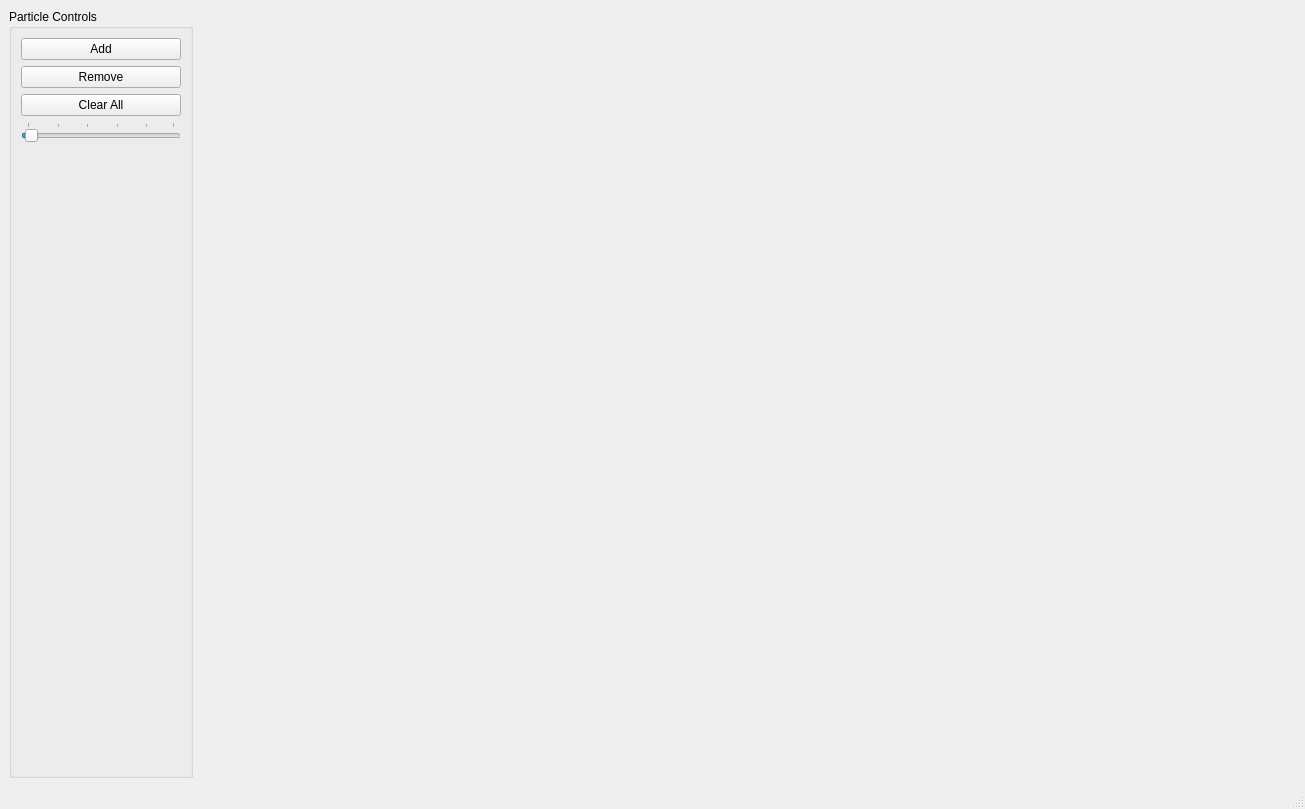
<?xml version="1.0" encoding="UTF-8"?>
<ui version="4.0">
 <class>MainWindow</class>
 <widget class="QMainWindow" name="MainWindow">
  <property name="geometry">
   <rect>
    <x>0</x>
    <y>0</y>
    <width>1305</width>
    <height>809</height>
   </rect>
  </property>
  <property name="windowTitle">
   <string>ParticleGUI</string>
  </property>
  <widget class="QWidget" name="centralwidget">
   <layout class="QGridLayout" name="gridLayout">
    <item row="0" column="2">
     <spacer name="horizontalSpacer_5">
      <property name="orientation">
       <enum>Qt::Horizontal</enum>
      </property>
      <property name="sizeHint" stdset="0">
       <size>
        <width>40</width>
        <height>20</height>
       </size>
      </property>
     </spacer>
    </item>
    <item row="0" column="3">
     <spacer name="horizontalSpacer_4">
      <property name="orientation">
       <enum>Qt::Horizontal</enum>
      </property>
      <property name="sizeHint" stdset="0">
       <size>
        <width>40</width>
        <height>20</height>
       </size>
      </property>
     </spacer>
    </item>
    <item row="0" column="0">
     <widget class="QGroupBox" name="groupBox">
      <property name="title">
       <string>Particle Controls</string>
      </property>
      <layout class="QVBoxLayout" name="verticalLayout">
       <item>
        <widget class="QPushButton" name="addParticle">
         <property name="text">
          <string>Add</string>
         </property>
        </widget>
       </item>
       <item>
        <widget class="QPushButton" name="removeParticle">
         <property name="text">
          <string>Remove</string>
         </property>
        </widget>
       </item>
       <item>
        <widget class="QPushButton" name="clearAll">
         <property name="text">
          <string>Clear All</string>
         </property>
        </widget>
       </item>
       <item>
        <widget class="QSlider" name="pointSize">
         <property name="minimum">
          <number>1</number>
         </property>
         <property name="maximum">
          <number>50</number>
         </property>
         <property name="value">
          <number>2</number>
         </property>
         <property name="orientation">
          <enum>Qt::Horizontal</enum>
         </property>
         <property name="tickPosition">
          <enum>QSlider::TicksAbove</enum>
         </property>
        </widget>
       </item>
       <item>
        <spacer name="verticalSpacer">
         <property name="orientation">
          <enum>Qt::Vertical</enum>
         </property>
         <property name="sizeHint" stdset="0">
          <size>
           <width>20</width>
           <height>40</height>
          </size>
         </property>
        </spacer>
       </item>
      </layout>
     </widget>
    </item>
    <item row="0" column="5">
     <spacer name="horizontalSpacer_2">
      <property name="orientation">
       <enum>Qt::Horizontal</enum>
      </property>
      <property name="sizeHint" stdset="0">
       <size>
        <width>40</width>
        <height>20</height>
       </size>
      </property>
     </spacer>
    </item>
    <item row="0" column="6">
     <spacer name="horizontalSpacer">
      <property name="orientation">
       <enum>Qt::Horizontal</enum>
      </property>
      <property name="sizeHint" stdset="0">
       <size>
        <width>40</width>
        <height>20</height>
       </size>
      </property>
     </spacer>
    </item>
    <item row="0" column="4">
     <spacer name="horizontalSpacer_3">
      <property name="orientation">
       <enum>Qt::Horizontal</enum>
      </property>
      <property name="sizeHint" stdset="0">
       <size>
        <width>40</width>
        <height>20</height>
       </size>
      </property>
     </spacer>
    </item>
    <item row="0" column="1">
     <spacer name="horizontalSpacer_6">
      <property name="orientation">
       <enum>Qt::Horizontal</enum>
      </property>
      <property name="sizeHint" stdset="0">
       <size>
        <width>40</width>
        <height>20</height>
       </size>
      </property>
     </spacer>
    </item>
   </layout>
  </widget>
  <widget class="QMenuBar" name="menubar">
   <property name="geometry">
    <rect>
     <x>0</x>
     <y>0</y>
     <width>1305</width>
     <height>26</height>
    </rect>
   </property>
  </widget>
  <widget class="QStatusBar" name="statusbar"/>
 </widget>
 <resources/>
 <connections/>
</ui>
